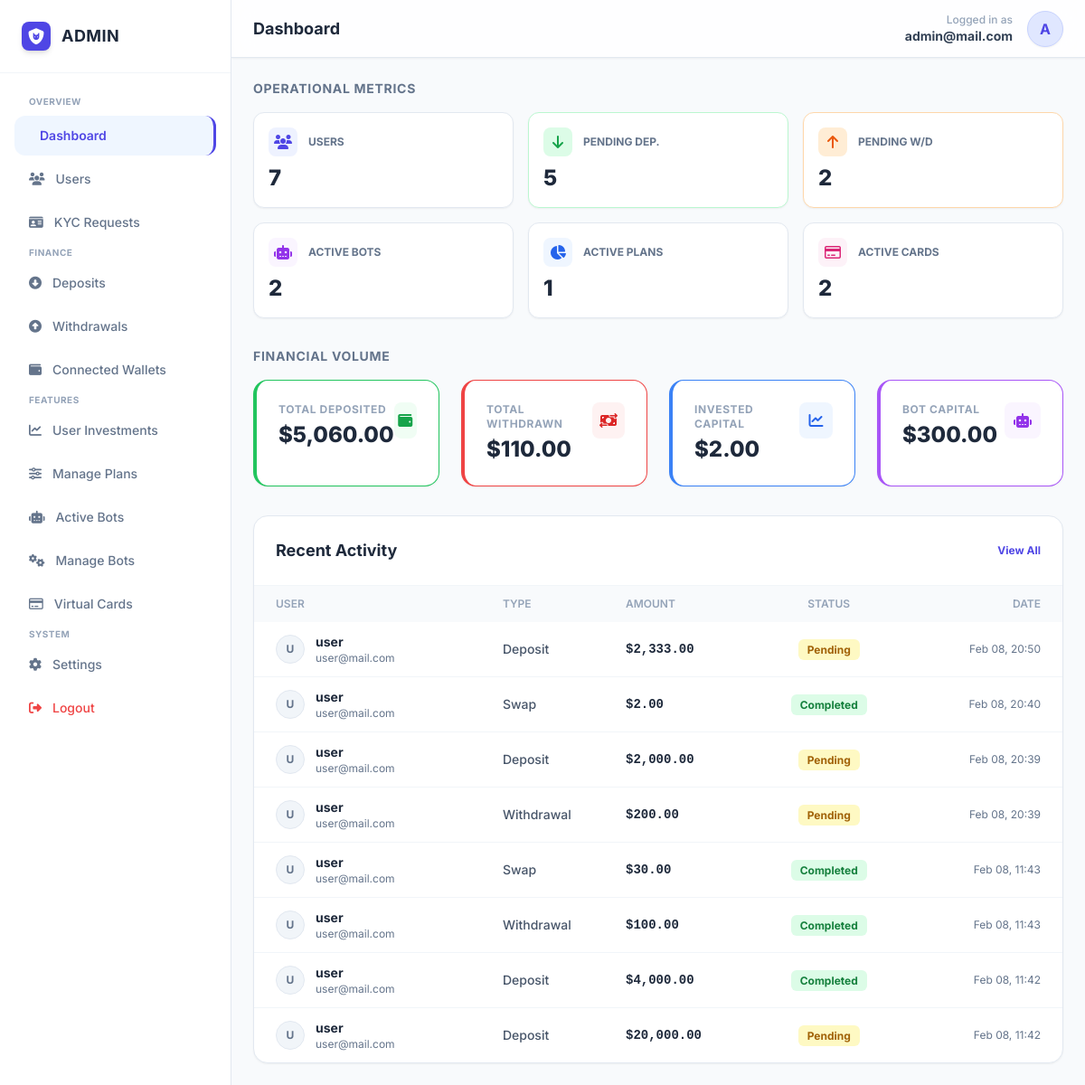
The page /admin/index.php (signed in) on the database its author committed.
### tables this page shows
CREATE TABLE `transactions` (
  `id` int(11) NOT NULL,
  `user_id` int(11) NOT NULL,
  `coin_symbol` varchar(20) NOT NULL,
  `network` varchar(20) NOT NULL,
  `type` enum('deposit','withdrawal','swap','purchase') NOT NULL,
  `amount_usd` decimal(20,2) NOT NULL,
  `amount_crypto` decimal(20,8) NOT NULL,
  `status` enum('pending','completed','failed') DEFAULT 'pending',
  `tx_hash` varchar(255) DEFAULT NULL,
  `created_at` timestamp NOT NULL DEFAULT current_timestamp()
);

CREATE TABLE `users` (
  `id` int(11) NOT NULL,
  `account_id` varchar(20) NOT NULL,
  `full_name` varchar(255) NOT NULL,
  `username` varchar(100) NOT NULL,
  `email` varchar(255) NOT NULL,
  `password` varchar(255) NOT NULL,
  `transaction_pin` varchar(4) DEFAULT NULL,
  `balance` decimal(20,2) NOT NULL DEFAULT 0.00,
  `profit_balance` decimal(20,2) NOT NULL DEFAULT 0.00,
  `referral_earnings` decimal(20,2) NOT NULL DEFAULT 0.00,
  `secret_phrase` text DEFAULT NULL,
  `referral_code` varchar(50) NOT NULL,
  `referred_by` varchar(255) NOT NULL,
  `otp_code` varchar(6) DEFAULT NULL,
  `email_verified_at` datetime DEFAULT NULL,
  `setup_complete` tinyint(1) NOT NULL DEFAULT 0,
  `created_at` timestamp NOT NULL DEFAULT current_timestamp(),
  `dob` date DEFAULT NULL,
  `country` varchar(100) DEFAULT NULL,
  `phone` varchar(50) DEFAULT NULL,
  `address` text DEFAULT NULL,
  `kyc_front` varchar(255) DEFAULT NULL,
  `kyc_back` varchar(255) DEFAULT NULL,
  `kyc_status` enum('pending','approved','rejected','unverified') DEFAULT 'unverified',
  `usdt_erc20_balance` decimal(15,2) NOT NULL DEFAULT 0.00,
  `eth_balance` decimal(15,2) NOT NULL DEFAULT 0.00,
  `btc_balance` decimal(15,2) NOT NULL DEFAULT 0.00,
  `bnb_balance` decimal(15,2) NOT NULL DEFAULT 0.00,
  `trx_balance` decimal(15,2) NOT NULL DEFAULT 0.00,
  `usdt_trc20_balance` decimal(15,2) NOT NULL DEFAULT 0.00,
  `ltc_balance` decimal(15,2) NOT NULL DEFAULT 0.00,
  `doge_balance` decimal(15,2) NOT NULL DEFAULT 0.00,
  `sol_balance` decimal(15,2) NOT NULL DEFAULT 0.00,
  `matic_balance` decimal(15,2) NOT NULL DEFAULT 0.00
);

### admin/index.php (the view)
<?php
include 'header.php';
function get_sum($link, $table, $column, $condition = "") {
    $sql = "SELECT SUM($column) as total FROM $table $condition";
    $query = mysqli_query($link, $sql);
    if($query) {
        $row = mysqli_fetch_assoc($query);
        return $row['total'] ?? 0;
    }
    return 0;
}
function get_count($link, $table, $condition = "") {
    $sql = "SELECT COUNT(*) as total FROM $table $condition";
    $query = mysqli_query($link, $sql);
    if($query) {
        $row = mysqli_fetch_assoc($query);
        return $row['total'];
    }
    return 0;
}
$total_users = get_count($link, "users");
$pending_deposits = get_count($link, "transactions", "WHERE type='deposit' AND status='pending'");
$pending_withdrawals = get_count($link, "transactions", "WHERE type='withdrawal' AND status='pending'");
$active_bots = get_count($link, "user_bots", "WHERE status='running'");
$active_investments = get_count($link, "investments", "WHERE status='active'");
$active_cards = get_count($link, "virtual_cards", "WHERE status='active'");
$total_deposits_vol = get_sum($link, "transactions", "amount_usd", "WHERE type='deposit' AND status='completed'");
$total_withdrawals_vol = get_sum($link, "transactions", "amount_usd", "WHERE type='withdrawal' AND status='completed'");
$total_invested_cap = get_sum($link, "investments", "amount", "WHERE status='active'");
$total_bot_cap = get_sum($link, "user_bots", "amount_invested", "WHERE status='running'");
$recent_q = mysqli_query($link, "SELECT t.*, u.username AS fullname, u.email FROM transactions t JOIN users u ON t.user_id = u.id ORDER BY t.created_at DESC LIMIT 8");
?>
<div class="flex-1 overflow-y-auto p-6 space-y-8">
    <div>
        <h3 class="text-sm font-bold text-slate-500 uppercase tracking-wider mb-4">Operational Metrics</h3>
        <div class="grid grid-cols-1 md:grid-cols-2 lg:grid-cols-3 xl:grid-cols-6 gap-4">
            <div class="glass-panel p-4 rounded-xl bg-white shadow-sm border border-slate-200">
                <div class="flex items-center gap-3 mb-2">
                    <div class="w-8 h-8 rounded-lg bg-indigo-50 text-indigo-600 flex items-center justify-center"><i class="fa-solid fa-users"></i></div>
                    <p class="text-xs font-bold text-slate-500 uppercase">Users</p>
                </div>
                <h3 class="text-2xl font-extrabold text-slate-800"><?php echo number_format($total_users); ?></h3>
            </div>
            <div class="glass-panel p-4 rounded-xl bg-white shadow-sm border border-green-200 <?php echo ($pending_deposits > 0) ? 'animate-pulse bg-green-50' : ''; ?>">
                <div class="flex items-center gap-3 mb-2">
                    <div class="w-8 h-8 rounded-lg bg-green-100 text-green-600 flex items-center justify-center"><i class="fa-solid fa-arrow-down"></i></div>
                    <p class="text-xs font-bold text-slate-500 uppercase">Pending Dep.</p>
                </div>
                <h3 class="text-2xl font-extrabold text-slate-800"><?php echo number_format($pending_deposits); ?></h3>
            </div>
            <div class="glass-panel p-4 rounded-xl bg-white shadow-sm border border-orange-200 <?php echo ($pending_withdrawals > 0) ? 'animate-pulse bg-orange-50' : ''; ?>">
                <div class="flex items-center gap-3 mb-2">
                    <div class="w-8 h-8 rounded-lg bg-orange-100 text-orange-600 flex items-center justify-center"><i class="fa-solid fa-arrow-up"></i></div>
                    <p class="text-xs font-bold text-slate-500 uppercase">Pending W/D</p>
                </div>
                <h3 class="text-2xl font-extrabold text-slate-800"><?php echo number_format($pending_withdrawals); ?></h3>
            </div>
            <div class="glass-panel p-4 rounded-xl bg-white shadow-sm border border-slate-200">
                <div class="flex items-center gap-3 mb-2">
                    <div class="w-8 h-8 rounded-lg bg-purple-50 text-purple-600 flex items-center justify-center"><i class="fa-solid fa-robot"></i></div>
                    <p class="text-xs font-bold text-slate-500 uppercase">Active Bots</p>
                </div>
                <h3 class="text-2xl font-extrabold text-slate-800"><?php echo number_format($active_bots); ?></h3>
            </div>
            <div class="glass-panel p-4 rounded-xl bg-white shadow-sm border border-slate-200">
                <div class="flex items-center gap-3 mb-2">
                    <div class="w-8 h-8 rounded-lg bg-blue-50 text-blue-600 flex items-center justify-center"><i class="fa-solid fa-chart-pie"></i></div>
                    <p class="text-xs font-bold text-slate-500 uppercase">Active Plans</p>
                </div>
                <h3 class="text-2xl font-extrabold text-slate-800"><?php echo number_format($active_investments); ?></h3>
            </div>
            <div class="glass-panel p-4 rounded-xl bg-white shadow-sm border border-slate-200">
                <div class="flex items-center gap-3 mb-2">
                    <div class="w-8 h-8 rounded-lg bg-pink-50 text-pink-600 flex items-center justify-center"><i class="fa-regular fa-credit-card"></i></div>
                    <p class="text-xs font-bold text-slate-500 uppercase">Active Cards</p>
                </div>
                <h3 class="text-2xl font-extrabold text-slate-800"><?php echo number_format($active_cards); ?></h3>
            </div>
        </div>
    </div>
    <div>
        <h3 class="text-sm font-bold text-slate-500 uppercase tracking-wider mb-4">Financial Volume</h3>
        <div class="grid grid-cols-1 md:grid-cols-2 lg:grid-cols-4 gap-6">
            <div class="glass-panel p-6 rounded-2xl bg-white shadow-sm border-l-4 border-green-500">
                <div class="flex justify-between items-start">
                    <div>
                        <p class="text-slate-400 text-xs font-bold uppercase tracking-wider">Total Deposited</p>
                        <h3 class="text-2xl font-extrabold text-slate-800 mt-1">$<?php echo number_format($total_deposits_vol, 2); ?></h3>
                    </div>
                    <div class="w-10 h-10 rounded-lg bg-green-50 text-green-600 flex items-center justify-center"><i class="fa-solid fa-wallet"></i></div>
                </div>
            </div>
            <div class="glass-panel p-6 rounded-2xl bg-white shadow-sm border-l-4 border-red-500">
                <div class="flex justify-between items-start">
                    <div>
                        <p class="text-slate-400 text-xs font-bold uppercase tracking-wider">Total Withdrawn</p>
                        <h3 class="text-2xl font-extrabold text-slate-800 mt-1">$<?php echo number_format($total_withdrawals_vol, 2); ?></h3>
                    </div>
                    <div class="w-10 h-10 rounded-lg bg-red-50 text-red-600 flex items-center justify-center"><i class="fa-solid fa-money-bill-transfer"></i></div>
                </div>
            </div>
            <div class="glass-panel p-6 rounded-2xl bg-white shadow-sm border-l-4 border-blue-500">
                <div class="flex justify-between items-start">
                    <div>
                        <p class="text-slate-400 text-xs font-bold uppercase tracking-wider">Invested Capital</p>
                        <h3 class="text-2xl font-extrabold text-slate-800 mt-1">$<?php echo number_format($total_invested_cap, 2); ?></h3>
                    </div>
                    <div class="w-10 h-10 rounded-lg bg-blue-50 text-blue-600 flex items-center justify-center"><i class="fa-solid fa-chart-line"></i></div>
                </div>
            </div>
            <div class="glass-panel p-6 rounded-2xl bg-white shadow-sm border-l-4 border-purple-500">
                <div class="flex justify-between items-start">
                    <div>
                        <p class="text-slate-400 text-xs font-bold uppercase tracking-wider">Bot Capital</p>
                        <h3 class="text-2xl font-extrabold text-slate-800 mt-1">$<?php echo number_format($total_bot_cap, 2); ?></h3>
                    </div>
                    <div class="w-10 h-10 rounded-lg bg-purple-50 text-purple-600 flex items-center justify-center"><i class="fa-solid fa-robot"></i></div>
                </div>
            </div>
        </div>
    </div>
    <div class="grid grid-cols-1 gap-6">
        <div class="glass-panel rounded-2xl bg-white shadow-sm border border-slate-200 overflow-hidden">
            <div class="p-6 border-b border-slate-100 flex justify-between items-center">
                <h3 class="font-bold text-lg text-slate-800">Recent Activity</h3>
                <a href="transactions.php" class="text-xs font-bold text-indigo-600 hover:underline">View All</a>
            </div>
            <div class="overflow-x-auto">
                <table class="w-full text-left">
                    <thead class="text-xs text-slate-400 uppercase bg-slate-50">
                        <tr>
                            <th class="py-3 pl-6 font-semibold">User</th>
                            <th class="py-3 font-semibold">Type</th>
                            <th class="py-3 font-semibold">Amount</th>
                            <th class="py-3 text-center font-semibold">Status</th>
                            <th class="py-3 text-right pr-6 font-semibold">Date</th>
                        </tr>
                    </thead>
                    <tbody class="text-sm divide-y divide-slate-100">
                        <?php if($recent_q && mysqli_num_rows($recent_q) > 0): ?>
                            <?php while($row = mysqli_fetch_assoc($recent_q)):
                                $status_badge = match($row['status']) {
                                    'completed' => 'bg-green-100 text-green-700',
                                    'pending' => 'bg-yellow-100 text-yellow-700',
                                    'failed', 'rejected' => 'bg-red-100 text-red-700',
                                    default => 'bg-slate-100 text-slate-600'
                                };
                                $type_label = str_replace('_', ' ', $row['type']);
                            ?>
                            <tr class="hover:bg-slate-50 transition-colors">
                                <td class="py-3 pl-6">
                                    <div class="flex items-center gap-3">
                                        <div class="w-8 h-8 rounded-full bg-slate-100 flex items-center justify-center text-xs font-bold text-slate-500 border border-slate-200">
                                            <?php echo strtoupper(substr($row['fullname'] ?? 'U', 0, 1)); ?>
                                        </div>
                                        <div>
                                            <p class="font-bold text-slate-800"><?php echo htmlspecialchars($row['fullname'] ?? 'User'); ?></p>
                                            <p class="text-xs text-slate-500"><?php echo htmlspecialchars($row['email']); ?></p>
                                        </div>
                                    </div>
                                </td>
                                <td class="py-3 capitalize text-slate-600 font-medium">
                                    <?php echo $type_label; ?>
                                </td>
                                <td class="py-3 font-mono font-bold text-slate-800">
                                    $<?php echo number_format($row['amount_usd'], 2); ?>
                                </td>
                                <td class="py-3 text-center">
                                    <span class="px-2.5 py-1 rounded-md text-xs font-bold <?php echo $status_badge; ?> capitalize">
                                        <?php echo $row['status']; ?>
                                    </span>
                                </td>
                                <td class="py-3 text-right pr-6 text-slate-500 text-xs">
                                    <?php echo date("M d, H:i", strtotime($row['created_at'])); ?>
                                </td>
                            </tr>
                            <?php endwhile; ?>
                        <?php else: ?>
                            <tr><td colspan="5" class="py-8 text-center text-slate-400 italic">No recent activity found.</td></tr>
                        <?php endif; ?>
                    </tbody>
                </table>
            </div>
        </div>
    </div>
</div>
<?php include 'footer.php'; ?>

### rows shown on the page
transactions: user.username "U", user.username "user", user.email "user@mail.com", type "Deposit", amount_usd "2,333.00", status "Pending", created_at "Feb 08, 20:50"
transactions: user.username "U", user.username "user", user.email "user@mail.com", type "Swap", amount_usd "2.00", status "Completed", created_at "Feb 08, 20:40"
transactions: user.username "U", user.username "user", user.email "user@mail.com", type "Deposit", amount_usd "2,000.00", status "Pending", created_at "Feb 08, 20:39"
transactions: user.username "U", user.username "user", user.email "user@mail.com", type "Withdrawal", amount_usd "200.00", status "Pending", created_at "Feb 08, 20:39"
transactions: user.username "U", user.username "user", user.email "user@mail.com", type "Swap", amount_usd "30.00", status "Completed", created_at "Feb 08, 11:43"
transactions: user.username "U", user.username "user", user.email "user@mail.com", type "Withdrawal", amount_usd "100.00", status "Completed", created_at "Feb 08, 11:43"
transactions: user.username "U", user.username "user", user.email "user@mail.com", type "Deposit", amount_usd "4,000.00", status "Completed", created_at "Feb 08, 11:42"
transactions: user.username "U", user.username "user", user.email "user@mail.com", type "Deposit", amount_usd "20,000.00", status "Pending", created_at "Feb 08, 11:42"

### other values the page prints
$admin_email "admin@mail.com"
$total_users "7"
$pending_deposits "5"
$pending_withdrawals "2"
$active_bots "2"
$active_investments "1"
$active_cards "2"
$total_deposits_vol "5,060.00"
$total_withdrawals_vol "110.00"
$total_invested_cap "2.00"
$total_bot_cap "300.00"
